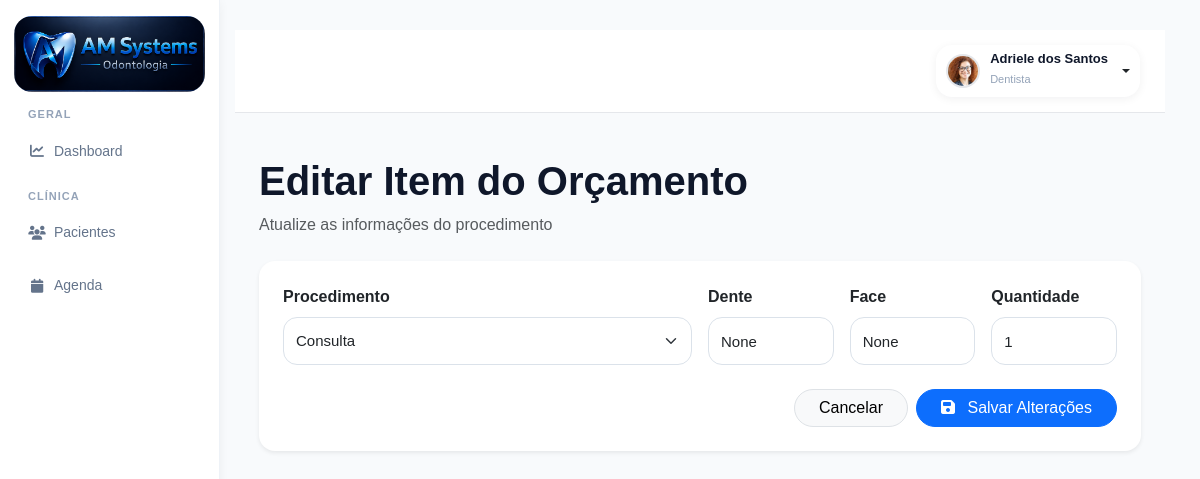
Page /orcamento/item/467/editar/ (signed in) on the committed database.
### accounts/models.py (models this page shows, shortened)
class PerfilUsuario(models.Model):
    ADMIN = 'admin'
    GESTOR = 'gestor'
    DENTISTA = 'dentista'
    SECRETARIA = 'secretaria'
    ACD = 'acd'
    CONTABILIDADE = 'contabilidade'
    MARKETING = 'marketing'
    AUDITORIA = 'auditoria'
    TIPOS_USUARIO = [
        (ADMIN, 'Administrador'),
        (GESTOR, 'Gestor'),
        (DENTISTA, 'Dentista'),
        (SECRETARIA, 'Secretária'),
        (ACD, 'Auxiliar de Saúde Bucal'),
        (CONTABILIDADE, 'Contabilidade'),
        (MARKETING, 'Marketing'),
        (AUDITORIA, 'Auditoria'),
    ]
    usuario = models.OneToOneField(
        User,
        on_delete=models.CASCADE,
        related_name='perfil'
    )
    tipo_usuario = models.CharField(
        max_length=30,
        choices=TIPOS_USUARIO,
        default=SECRETARIA
    )
    cro = models.CharField(
        max_length=20,
        blank=True,
        null=True
    )
    especialidade = models.CharField(
        max_length=100,
        blank=True,
        null=True
    )
    telefone = models.CharField(
        max_length=20,
        blank=True,
        null=True
    )
    cpf = models.CharField(
        max_length=14,
        blank=True,
        null=True
    )
    rg = models.CharField(
        max_length=20,
        blank=True,
        null=True
    )
    data_nascimento = models.DateField(
        blank=True,
        null=True
    )
    sexo = models.CharField(
        max_length=20,
        blank=True,
        null=True
    )
    foto = models.ImageField(
        upload_to='usuarios/fotos/',
        blank=True,
        null=True
    )
    assinatura = models.ImageField(
        upload_to='usuarios/assinaturas/',
        blank=True,
        null=True
    )
    cro_uf = models.CharField(
        max_length=2,
        blank=True,
        null=True
    )
    cep = models.CharField(
        max_length=10,
        blank=True,
        null=True
    )
    logradouro = models.CharField(
        max_length=255,
        blank=True,
        null=True
    )
    numero = models.CharField(
        max_length=20,
        blank=True,
        null=True
    )
    complemento = models.CharField(
        max_length=100,
        blank=True,
        null=True
    )
    bairro = models.CharField(
        max_length=100,
        blank=True,
        null=True
    )
    cidade = models.CharField(
        max_length=100,
        blank=True,
        null=True
    )
    uf = models.CharField(
        max_length=2,
        blank=True,
        null=True
    )
    celular = models.CharField(
        max_length=20,
        blank=True,
        null=True
    )
    ativo = models.BooleanField(
        default=True
    )
    somente_leitura = models.BooleanField(
        default=False
    )
    criado_em = models.DateTimeField(
        auto_now_add=True
    )
    atualizado_em = models.DateTimeField(
        auto_now=True
    )

class ItemOrcamento(models.Model):
    STATUS_CHOICES = (
        ('existente', 'Existente'),
        ('planejado', 'Planejado'),
        ('andamento', 'Em Andamento'),
        ('realizado', 'Realizado'),
        ('cancelado', 'Cancelado'),
    )
    orcamento = models.ForeignKey(
        Orcamento,
        on_delete=models.CASCADE,
        related_name='itens'
    )
    procedimento = models.ForeignKey(
        Procedimento,
        on_delete=models.SET_NULL,
        null=True
    )
    tipo_local = models.CharField(
        max_length=20,
        choices=TIPO_LOCAL,
        default='dente'
    )
    dente = models.CharField(
        max_length=10,
        blank=True,
        null=True
    )
    face = models.CharField(
        max_length=10,
        blank=True,
        null=True
    )
    posicao_icone = models.CharField(
        max_length=20,
        blank=True,
        null=True,
        choices=Procedimento.POSICOES
    )
    hemi_arcada = models.CharField(
        max_length=20,
        choices=HEMI_CHOICES,
        blank=True,
        null=True
    )
    quantidade = models.IntegerField(
        default=1
    )
    valor_unitario = models.DecimalField(
        max_digits=10,
        decimal_places=2,
        default=0
    )
    status = models.CharField(
        max_length=20,
        choices=STATUS_CHOICES,
        default='planejado'
    )

class Procedimento(models.Model):
    CATEGORIAS = [
        ('diagnostico', 'Diagnóstico'),
        ('dentistica', 'Dentística'),
        ('endodontia', 'Endodontia'),
        ('periodontia', 'Periodontia'),
        ('cirurgia', 'Cirurgia'),
        ('protese', 'Prótese'),
        ('implantodontia', 'Implantodontia'),
        ('ortodontia', 'Ortodontia'),
        ('geral', 'Geral')
    ]
    TIPOS = [
        ('dente', 'Por Dente'),
        ('hemiarcada', 'Hemi-Arcada'),
        ('geral', 'Geral'),
        ('cirurgia', 'Cirurgia')
    ]
    POSICOES = [
        ('coroa', 'Coroa'),
        ('raiz', 'Raiz'),
        ('oclusal', 'Oclusal'),
        ('vestibular', 'Vestibular'),
        ('lingual', 'Lingual'),
        ('centro', 'Centro')
    ]
    STATUS = [
        ('realizar', 'A Realizar'),
        ('andamento', 'Em Andamento'),
        ('realizado', 'Realizado'),
        ('cancelado', 'Cancelado'),
        ('reavaliar', 'Reavaliar')
    ]
    nome = models.CharField(
        max_length=255
    )
    categoria = models.CharField(
        max_length=100,
        choices=CATEGORIAS,
        default='geral'
    )
    tipo = models.CharField(
        max_length=50,
        choices=TIPOS,
        default='dente'
    )
    status = models.CharField(
        max_length=30,
        choices=STATUS,
        default='realizar'
    )
    icone = models.CharField(
        max_length=100,
        blank=True,
        null=True
    )
    arquivo_icone = models.CharField(
        max_length=255,
        blank=True,
        null=True
    )
    posicao_icone = models.CharField(
        max_length=30,
        choices=POSICOES,
        default='centro'
    )
    valor_particular = models.DecimalField(
        max_digits=10,
        decimal_places=2,
        default=0
    )
    valor_convenio = models.DecimalField(
        max_digits=10,
        decimal_places=2,
        default=0
    )
    tempo_estimado = models.IntegerField(
        default=60,
        help_text='Tempo em minutos'
    )
    custo_clinico = models.DecimalField(
        max_digits=10,
        decimal_places=2,
        default=0
    )
    ativo = models.BooleanField(
        default=True
    )
    ordem = models.IntegerField(
        default=0
    )
    criado_em = models.DateTimeField(
        auto_now_add=True
    )
    class Meta:
        ordering = ['categoria', 'ordem', 'nome']
        verbose_name = 'Procedimento'
        verbose_name_plural = 'Procedimentos'

### accounts/views.py (the view, shortened to what this page needs)
@login_required(login_url='/')
def editar_item_orcamento(request, id):
    item = get_object_or_404(
        ItemOrcamento,
        id=id
    )
    procedimentos = Procedimento.objects.all()
    context = {
        'item': item,
        'procedimentos': procedimentos,
    }
    return render(
        request,
        'accounts/editar_item_orcamento.html',
        context
    )

### accounts/templates/accounts/editar_item_orcamento.html (shortened to what this page needs)
{% extends 'accounts/base.html' %}
{% block content %}
<div class="container-fluid p-4">
    <div class="mb-4">
        <h1 class="fw-bold">
            Editar Item do Orçamento
        </h1>
        <p class="text-muted mb-0">
            Atualize as informações do procedimento
        </p>
    </div>
    <div class="card border-0 shadow-sm rounded-4">
        <div class="card-body p-4">
            <form method="POST">
                <div class="row g-3">
                    <div class="col-md-6">
                        <label class="form-label fw-semibold">
                            Procedimento
                        </label>
                        <select
                            name="procedimento"
                            class="form-select rounded-3"
                        >
                            {% for procedimento in procedimentos %}
                            <option
                                value="{{ procedimento.id }}"
                                {% if procedimento.id == item.procedimento.id %}
                                selected
                                {% endif %}
                            >
                                {{ procedimento.nome }}
                            </option>
                            {% endfor %}
                        </select>
                    </div>
                    <div class="col-md-2">
                        <label class="form-label fw-semibold">
                            Dente
                        </label>
                        <input
                            type="text"
                            name="dente"
                            value="{{ item.dente }}"
                            class="form-control rounded-3"
                        >
                    </div>
                    <div class="col-md-2">
                        <label class="form-label fw-semibold">
                            Face
                        </label>
                        <input
                            type="text"
                            name="face"
                            value="{{ item.face }}"
                            class="form-control rounded-3"
                        >
                    </div>
                    <div class="col-md-2">
                        <label class="form-label fw-semibold">
                            Quantidade
                        </label>
                        <input
                            type="number"
                            name="quantidade"
                            value="{{ item.quantidade }}"
                            class="form-control rounded-3"
                            min="1"
                        >
                    </div>
                </div>
                <div class="d-flex justify-content-end gap-2 mt-4">
                    <a
                        href="{% url 'orcamento' item.orcamento.paciente.id %}"
                        class="btn btn-light border rounded-pill px-4"
                    >
                        Cancelar
                    </a>
                    <button
                        type="submit"
                        class="btn btn-primary rounded-pill px-4"
                    >
                        <i class="fas fa-save me-2"></i>
                        Salvar Alterações
                    </button>
                </div>
            </form>
        </div>
    </div>
</div>
{% endblock %}

### accounts/templates/accounts/base.html (shortened to what this page needs)
{% load static %}
<!DOCTYPE html>
<html lang="pt-br">
<head>
    <link href="https://cdn.jsdelivr.net/npm/bootstrap@5.3.3/dist/css/bootstrap.min.css" rel="stylesheet">
    <link rel="stylesheet" href="https://cdn.jsdelivr.net/npm/bootstrap-icons@1.11.3/font/bootstrap-icons.min.css">
    <link rel="stylesheet" href="https://cdnjs.cloudflare.com/ajax/libs/font-awesome/6.5.2/css/all.min.css">
    <link rel="stylesheet" href="{% static 'css/style.css' %}">
    <link rel="stylesheet" href="{% static 'css/pacientes.css' %}">
    <link rel="stylesheet" href="{% static 'css/odontograma.css' %}">
    <link rel="stylesheet" href="{% static 'css/anamnese.css' %}">
    <link rel="stylesheet" href="{% static 'css/ficha_clinica.css' %}">
    <link href="https://cdn.jsdelivr.net/npm/fullcalendar@6.1.15/index.global.min.css" rel="stylesheet">
</head>
<body>
    <div class="dashboard-wrapper">
        {% with perfil=request.user.perfil.tipo_usuario %}
        <aside class="sidebar">
            <div class="logo-area">
                <img src="{% static 'img/logo.png' %}" alt="Logo">
            </div>
            <ul class="sidebar-menu">
                <div class="sidebar-section">
                    Geral
                </div>
                <li class="{% if 'dashboard' in request.path %}active{% endif %}">
                    <a href="/dashboard/">
                        <i class="fa-solid fa-chart-line"></i>
                        <span>Dashboard</span>
                    </a>
                </li>
                <div class="sidebar-section">
                    Clínica
                </div>
                <li class="{% if 'pacientes' in request.path and 'odontograma' not in request.path %}active{% endif %}">
                    <a href="/pacientes/">
                        <i class="fa-solid fa-users"></i>
                        <span>Pacientes</span>
                    </a>
                </li>
                <li class="{% if 'agenda' in request.path %}active{% endif %}">
                    <a href="/agenda/">
                        <i class="fa-solid fa-calendar"></i>
                        <span>Agenda</span>
                    </a>
                </li>
            </ul>
            {% endwith %}
        </aside>
        <main class="main-content">
            <div class="topbar">
                <div class="d-flex justify-content-end align-items-center">
                    {% if request.user.is_authenticated %}
                    <div class="dropdown">
                        <button class="btn profile-dropdown-btn dropdown-toggle" type="button" data-bs-toggle="dropdown"
                            aria-expanded="false">
                            {% if request.user.perfil.foto %}
                            <img src="{{ request.user.perfil.foto.url }}" alt="Foto" class="profile-avatar">
                            {% else %}
                            <div class="profile-avatar-placeholder"></div>
                            {% endif %}
                            <div class="text-start">
                                <div class="profile-user-name">
                                    {% if request.user.first_name and request.user.last_name %}
                                    {{ request.user.first_name }} {{ request.user.last_name }}
                                    {% elif request.user.first_name %}
                                    {{ request.user.first_name }}
                                    {% else %}
                                    {{ request.user.username }}
                                    {% endif %}
                                </div>
                                <small class="profile-user-role">
                                    {{ request.user.perfil.get_tipo_usuario_display }}
                                </small>
                            </div>
                        </button>
                    </div>
                    {% endif %}
                </div>
            </div>
            {% block content %}
            {% endblock %}
        </main>
    </div>
</body>
</html>

### rows in the picture
ItemOrcamento: procedimento "Consulta", dente "None", face "None", quantidade "1"

### other values in the picture
{{ request.user.first_name }} "Adriele dos Santos"
{{ request.user.perfil.get_tipo_usuario_display }} "Dentista"
